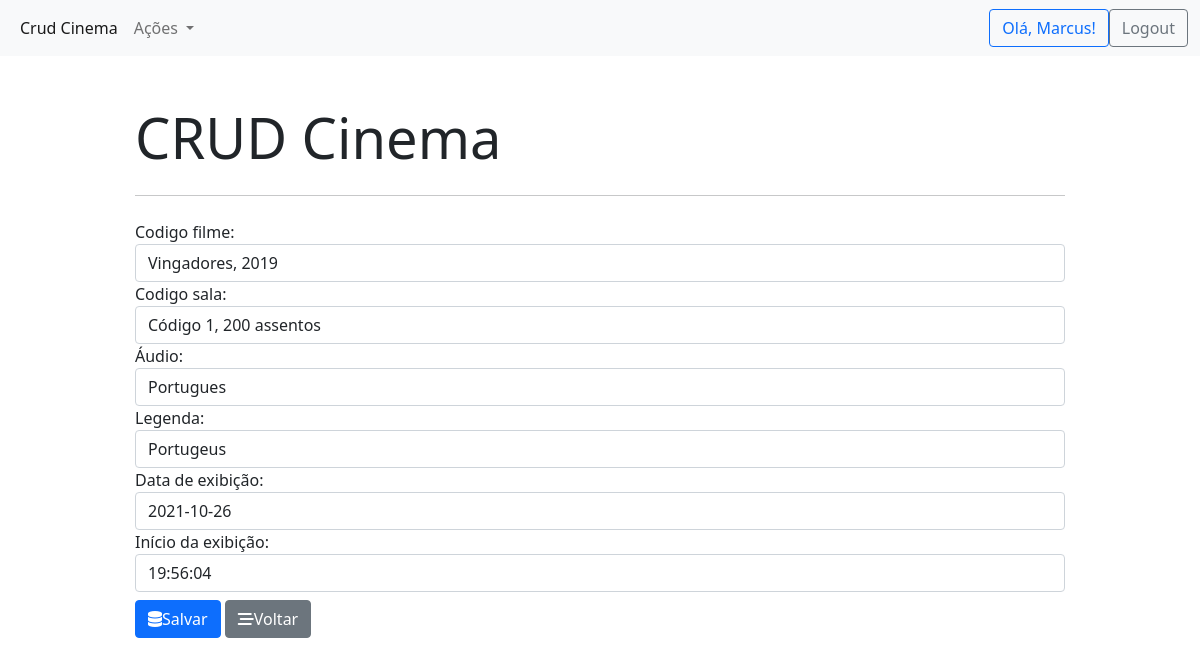
The page /exibicao/1/ (signed in) on the database its author committed.
### cinema_app/models.py (models this page shows, shortened)
class Exibicao(models.Model):
    codigo_filme = models.ForeignKey(Filme, models.SET_NULL, blank=True, null=True)
    codigo_sala = models.ForeignKey(Sala, models.SET_NULL, blank=True, null=True)
    codigo_cinema = models.ForeignKey(Cinema, models.SET_NULL, blank=True, null=True)
    audio = models.CharField(max_length=50, verbose_name="Áudio")
    legenda = models.CharField(max_length=50, verbose_name="Legenda")
    data = models.DateField(default=django.utils.timezone.now, verbose_name="Data de exibição")
    hora = models.TimeField(default=django.utils.timezone.now, verbose_name="Início da exibição")

### cinema_app/views.py (the view, shortened to what this page needs)
# urls.py: path('exibicao/<int:exibicao_id>/', views.exibicao_form, name='exibicao_update'),
@login_required
def exibicao_form(request, exibicao_id=-1):
    if request.method == 'GET':
        if exibicao_id == -1: # está mostrando a tela de cadastro
            form = ExibicaoForm()
        else: # está preenchendo um sala
            exibicao = Exibicao.objects.get(pk=exibicao_id)
            form = ExibicaoForm(instance=exibicao)
        return render(request, 'cinema_app/exibicao_form.html', {'form': form})

### cinema_app/forms.py
class ExibicaoForm(forms.ModelForm):
    class Meta:
        model = Exibicao
        fields = ('codigo_filme', 'codigo_sala', 'audio', 'legenda', 'data', 'hora')
    def __init__(self, *args, **kwargs):
        super(ExibicaoForm, self).__init__(*args, **kwargs)
        self.fields['codigo_filme'].widget.attrs.update({'class': 'form-control'})
        self.fields['codigo_sala'].widget.attrs.update({'class': 'form-control'})
        self.fields['audio'].widget.attrs.update({'class': 'form-control'})
        self.fields['legenda'].widget.attrs.update({'class': 'form-control'})
        self.fields['data'].widget.attrs.update({'class': 'form-control d-block'})
        self.fields['hora'].widget.attrs.update({'class': 'form-control d-block mb-2'})

### cinema_app/models.py (called while the page is built)
    def __str__(self):
        return "{}, {}".format(self.nome, self.ano_lancamento)

    def __str__(self):
        return "Código {}, {} assentos".format(self.id, self.numero_assentos)

### cinema_app/templates/cinema_app/exibicao_form.html (shortened to what this page needs)
{% extends "cinema_app/base.html" %}
{% block content %}
<form action="" method="POST" autocomplete="off">
        {{form}}
        <button type="submit" class="btn btn-primary"><i class="fas fa-database"></i>Salvar</button>
        <a type="button" href="{% url 'exibicao_list' %}" class="btn btn-secondary btn-block">
            <i class="fas fa-stream"></i>Voltar
        </a>
</form>
{% endblock content %}

### cinema_app/templates/cinema_app/base.html (shortened to what this page needs)
{% load static %}
<!DOCTYPE html>
<html lang="en">
<head>
    <link href="https://cdn.jsdelivr.net/npm/bootstrap@5.1.2/dist/css/bootstrap.min.css" rel="stylesheet">
    <link rel="stylesheet" href="https://cdnjs.cloudflare.com/ajax/libs/font-awesome/6.0.0-beta2/css/all.min.css">
    <link rel="stylesheet" href="{% static 'style.css' %}">
</head>
<body>
    <nav class="navbar navbar-expand-lg navbar-light bg-light">
        <div class="container-fluid">
          <div class="collapse navbar-collapse" id="navbarSupportedContent">
            <ul class="navbar-nav me-auto mb-2 mb-lg-0">
              <li class="nav-item">
                <a class="nav-link active" aria-current="page" href="/">Crud Cinema</a>
              </li>
              <li class="nav-item dropdown">
                <a class="nav-link dropdown-toggle" href="#" id="navbarDropdown" role="button" data-bs-toggle="dropdown" aria-expanded="false">
                  Ações
                </a>
              </li>
            </ul>
            {% if user.is_authenticated %}
            <ul class="navbar-nav mb-2 mb-lg-0">
              <li class="nav-item">
                <a class="btn btn-outline-primary mr-10" href="/login/">Olá, {{user.username}}!</a>
              </li>
              <li class="nav-item">
                <a class="btn btn-outline-secondary" href="/logout/">Logout</a>
              </li>
            </ul>
            {% endif %}
          </div>
        </div>
      </nav>
    <div class="container">
        <div class="col-md-10 offset-md-1 mt-5">
            <div class="jumbotron">
                <h1 class="display-4">CRUD Cinema</h1>
                <hr class="my-4">
                {%block content %}
                {% endblock content %}
              </div>
        </div>
    </div>
</body>
</html>

### rows shown on the page
Exibicao: codigo_filme "Vingadores, 2019", codigo_sala "Código 1, 200 assentos", audio "Portugues", legenda "Portugeus", data "2021-10-26", hora "19:56:04"

### other values the page prints
{{ user.username }} "Marcus"
